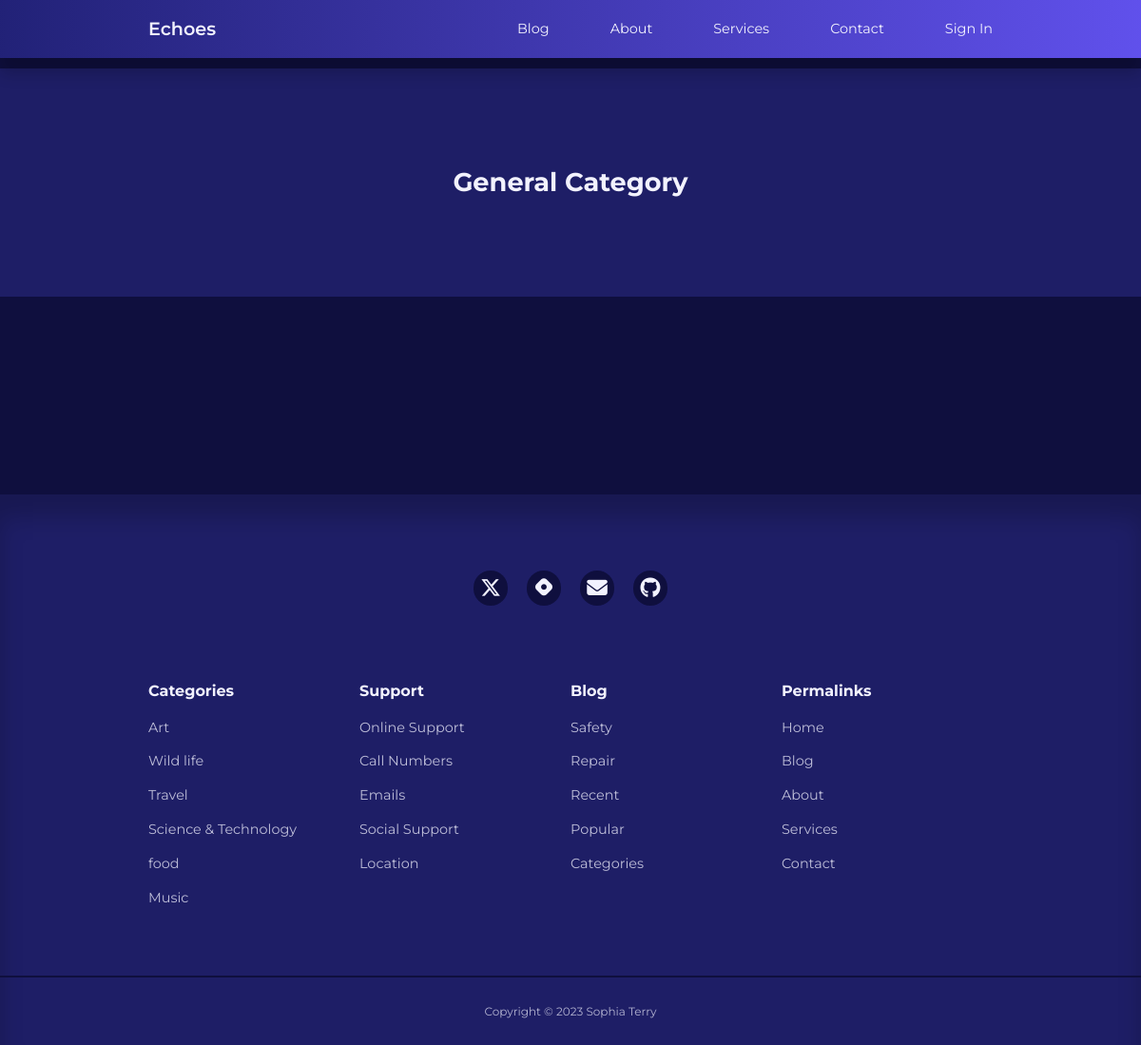
The page /category/General on the database as committed earlier.
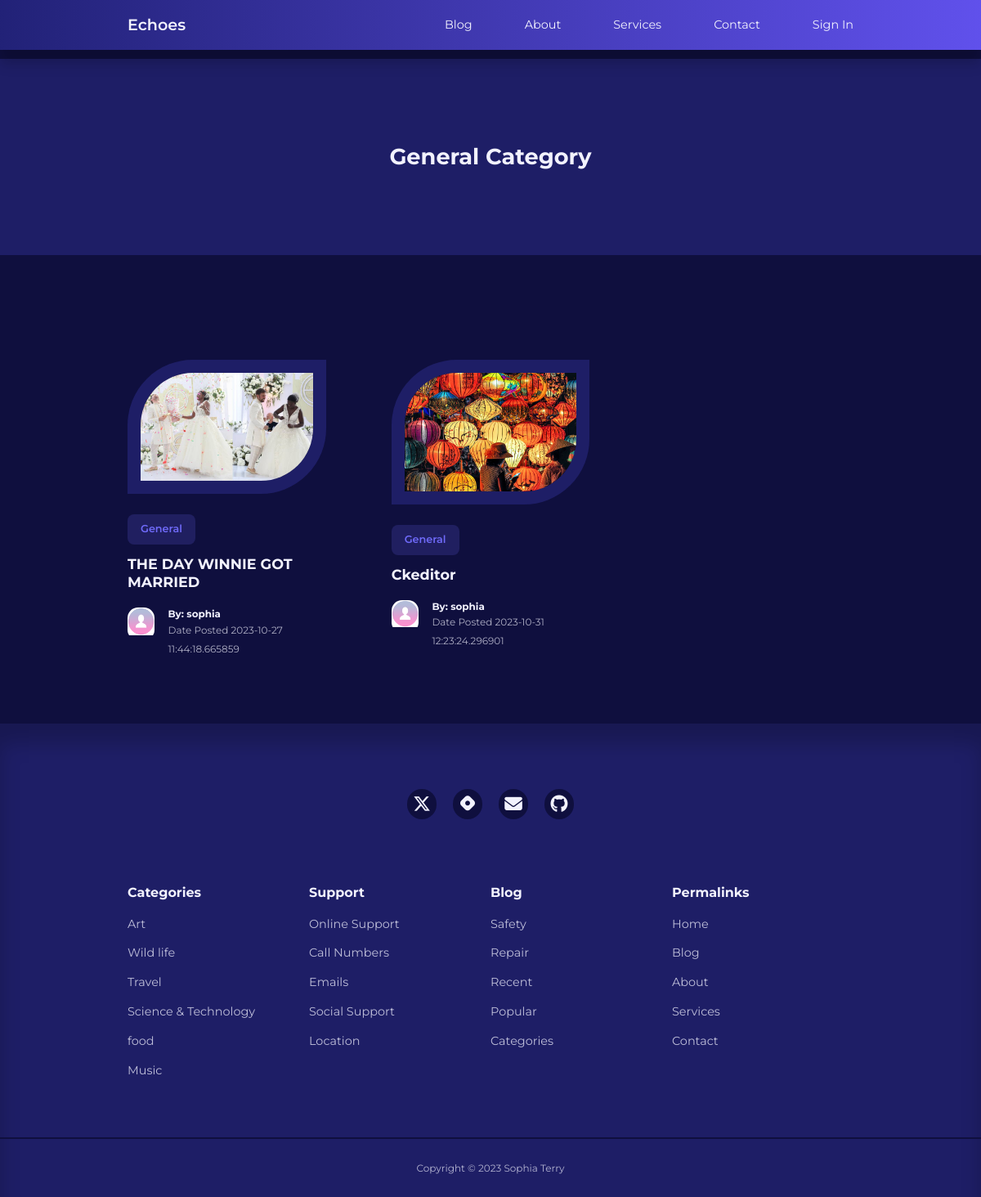
The same page on the database as committed later.
### app/models.py (models this page shows, shortened)
class Category(db.Model):
    id = db.Column(db.Integer, primary_key=True)
    name = db.Column(db.String(20), unique=True, nullable=False)

class Post(db.Model):
    id = db.Column(db.Integer, primary_key=True)
    title = db.Column(db.String(120))
    content = db.Column(db.Text)
    image = db.Column(db.String(120), nullable=True)
    timestamp = db.Column(db.DateTime, index=True, default=datetime.utcnow)
    user_id = db.Column(db.Integer, db.ForeignKey('user.id', name='fk_user_id'))
    category_id = db.Column(db.Integer, db.ForeignKey('category.id', name='fk_category_id'))
    category = db.relationship('Category', backref=db.backref('posts', lazy=True))

class User(UserMixin, db.Model):
    id = db.Column(db.Integer, primary_key=True)
    username = db.Column(db.String(100), index=True, unique=True)
    email = db.Column(db.String(120), index=True, unique=True)
    password_hash = db.Column(db.String(128))
    role = db.Column(db.String(3))
    picture = db.Column(db.String(120), nullable=True)
    posts = db.relationship('Post', backref='author', lazy='dynamic')
    about_me = db.Column(db.String(140))
    last_seen = db.Column(db.DateTime, default=datetime.utcnow)
    followed = db.relationship(
        'User', secondary=followers,
        primaryjoin=(followers.c.follower_id == id),
        secondaryjoin=(followers.c.followed_id == id),
        backref=db.backref('followers', lazy='dynamic'), lazy='dynamic'
    )

### app/routes.py (the view)
@app.route('/category/<category_name>')
def category(category_name):
    category_posts = Post.query.filter(Post.category.has(name=category_name)).all()
    authors = [post.author for post in category_posts]
    return render_template('category.html', category_name=category_name, category_posts=category_posts, authors=authors)

### app/routes.py (called while the page is built)
@app.before_request
def before_request():
    if current_user.is_authenticated:
        current_user.last_seen = datetime.utcnow()
        db.session.commit()

### app/templates/category.html
{% extends "base.html" %}
{% block content %}
 <header class="category__title">
        <h2>{{ category_name }} Category</h2>
</header>
  <section class="posts">
    <div class="container posts__container">
        {% for post in category_posts %}
            <article class="post">
            <div class="post__thumbnail">
                {% if post.image %}
                <img src="{{ url_for('static', filename='images/' + post.image) }}" alt="Post Image">
                {% else %}
                <img src="{{ url_for('static', filename='/images/blog18.jpg') }}" alt="Default Image">
                {% endif %}
            </div>
            <div class="post__info">
                <a href="{{ url_for('category', category_name=post.category.name) }}" class="category__button">{{ post.category.name}}</a>
                <h3 class="post__title"><a href="{{ url_for('single_post', post_id=post.id) }}">{{ post.title }}</a></h3>
                    <div class="post__author">
                        <div class="post__author-avator">
                            {% set author = authors[loop.index0] %}
                            {% if current_user.is_authenticated %}
                            <img src="{{ url_for('static', filename='images/' + author.picture) }}" alt="avatar">
                            {% else %}
                            <img src="{{ url_for('static', filename='/images/default_profile_pc.png') }}" alt="Default Image">
                            {% endif %}
                        </div>
                            <div class="post__author-info">
                            <a href="{{ url_for('profile', username=post.author.username) }}">
                            <h5>By: {{post.author.username }}</h5></a>
                            <small>Date Posted {{ post.timestamp }}</small>
                        </div>
                    </div>
                </div>
        </article>
        {% endfor %}
    </div>
</section>
{% endblock %}

Rows that differ between the two databases and show on the page:
now on this page (row unchanged): Category: name "General"
now on this page (row edited): Post: image (picture), category.name "General", title "THE DAY WINNIE GOT MARRIED", author.username "sophia", timestamp "2023-10-27 11:44:18.665859"
added Post: image (picture), category.name "General", title "Ckeditor", author.username "sophia", timestamp "2023-10-31 12:23:24.296901"
Other text that changed with them:
{{ category_name }}: "General" → (not shown)
